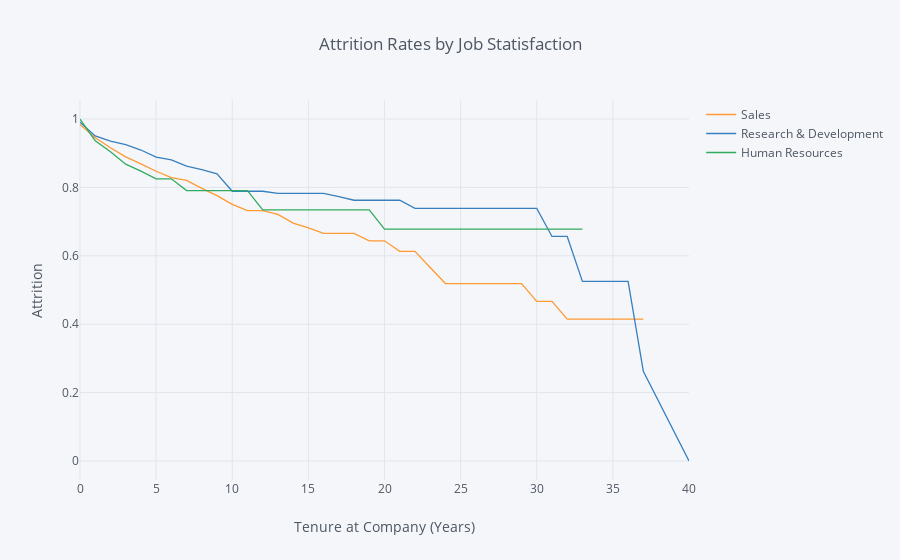

The cell this chart's notebook holds for it:
### Markdown cell above
## 7. Let's investigate whether the department the employee works in has an impact on how long they stay with the company. Generate and plot survival curves showing retention by department and years the employee has worked at the company.

### Code cell
rates = survival(data, 'Department', 'YearsAtCompany', 'Attrition')

rates.iplot(kind='line', xTitle='Tenure at Company (Years)', yTitle='Attrition',
            title='Attrition Rates by Job Statisfaction')

### Figure 1 — Plotly figure (JSON) as saved in the notebook; plotly's stock layout.template omitted (floating-point values rounded to 4 significant figures)
{"data": [{"line": {"color": "rgba(255, 153, 51, 1.0)", "dash": "solid", "shape": "linear", "width": 1.3}, "mode": "lines", "name": "Sales", "text": "", "type": "scatter", "uid": "f9f11b06-7c84-458d-aef4-40230d46d9ee", "x": [0, 1, 2, 3, 4, 5, 6, 7, 8, 9, 10, 11, 12, 13, 14, 15, 16, 17, 18, 19, 20, 21, 22, 23, 24, 25, 26, 27, 29, 30, 31, 32, 33, 34, 36, 37, 40], "y": [0.9843, 0.9453, 0.9158, 0.8891, 0.8689, 0.8473, 0.8285, 0.8205, 0.7971, 0.7759, 0.7502, 0.7319, 0.7319, 0.7209, 0.6956, 0.6819, 0.6653, 0.6653, 0.6653, 0.6438, 0.6438, 0.6132, 0.6132, 0.566, 0.5188, 0.5188, 0.5188, 0.5188, 0.5188, 0.467, 0.467, 0.4151, 0.4151, 0.4151, 0.4151, 0.4151, ""]}, {"line": {"color": "rgba(55, 128, 191, 1.0)", "dash": "solid", "shape": "linear", "width": 1.3}, "mode": "lines", "name": "Research & Development", "text": "", "type": "scatter", "uid": "87599b26-40b3-4f77-9b48-0269caf70ef5", "x": [0, 1, 2, 3, 4, 5, 6, 7, 8, 9, 10, 11, 12, 13, 14, 15, 16, 17, 18, 19, 20, 21, 22, 23, 24, 25, 26, 27, 29, 30, 31, 32, 33, 34, 36, 37, 40], "y": [0.9906, 0.9503, 0.9351, 0.9249, 0.9093, 0.8886, 0.8805, 0.8624, 0.852, 0.8399, 0.7887, 0.7887, 0.7887, 0.7825, 0.7825, 0.7825, 0.7825, 0.7729, 0.7624, 0.7624, 0.7624, 0.7624, 0.7386, 0.7386, 0.7386, 0.7386, 0.7386, 0.7386, 0.7386, 0.7386, 0.6565, 0.6565, 0.5252, 0.5252, 0.5252, 0.2626, 0]}, {"line": {"color": "rgba(50, 171, 96, 1.0)", "dash": "solid", "shape": "linear", "width": 1.3}, "mode": "lines", "name": "Human Resources", "text": "", "type": "scatter", "uid": "f768ebef-1d1f-4eac-b106-b96c8b6acd1b", "x": [0, 1, 2, 3, 4, 5, 6, 7, 8, 9, 10, 11, 12, 13, 14, 15, 16, 17, 18, 19, 20, 21, 22, 23, 24, 25, 26, 27, 29, 30, 31, 32, 33, 34, 36, 37, 40], "y": [1, 0.9365, 0.9042, 0.868, 0.8474, 0.8251, 0.8251, 0.7907, 0.7907, 0.7907, 0.7907, 0.7907, 0.7342, 0.7342, 0.7342, 0.7342, 0.7342, 0.7342, 0.7342, 0.7342, 0.6777, 0.6777, 0.6777, 0.6777, 0.6777, 0.6777, 0.6777, 0.6777, 0.6777, 0.6777, 0.6777, 0.6777, 0.6777, "", "", "", ""]}], "layout": {"legend": {"bgcolor": "#F5F6F9", "font": {"color": "#4D5663"}}, "paper_bgcolor": "#F5F6F9", "plot_bgcolor": "#F5F6F9", "title": {"font": {"color": "#4D5663"}, "text": "Attrition Rates by Job Statisfaction"}, "xaxis": {"gridcolor": "#E1E5ED", "showgrid": true, "tickfont": {"color": "#4D5663"}, "title": {"font": {"color": "#4D5663"}, "text": "Tenure at Company (Years)"}, "zerolinecolor": "#E1E5ED"}, "yaxis": {"gridcolor": "#E1E5ED", "showgrid": true, "tickfont": {"color": "#4D5663"}, "title": {"font": {"color": "#4D5663"}, "text": "Attrition"}, "zerolinecolor": "#E1E5ED"}}}
